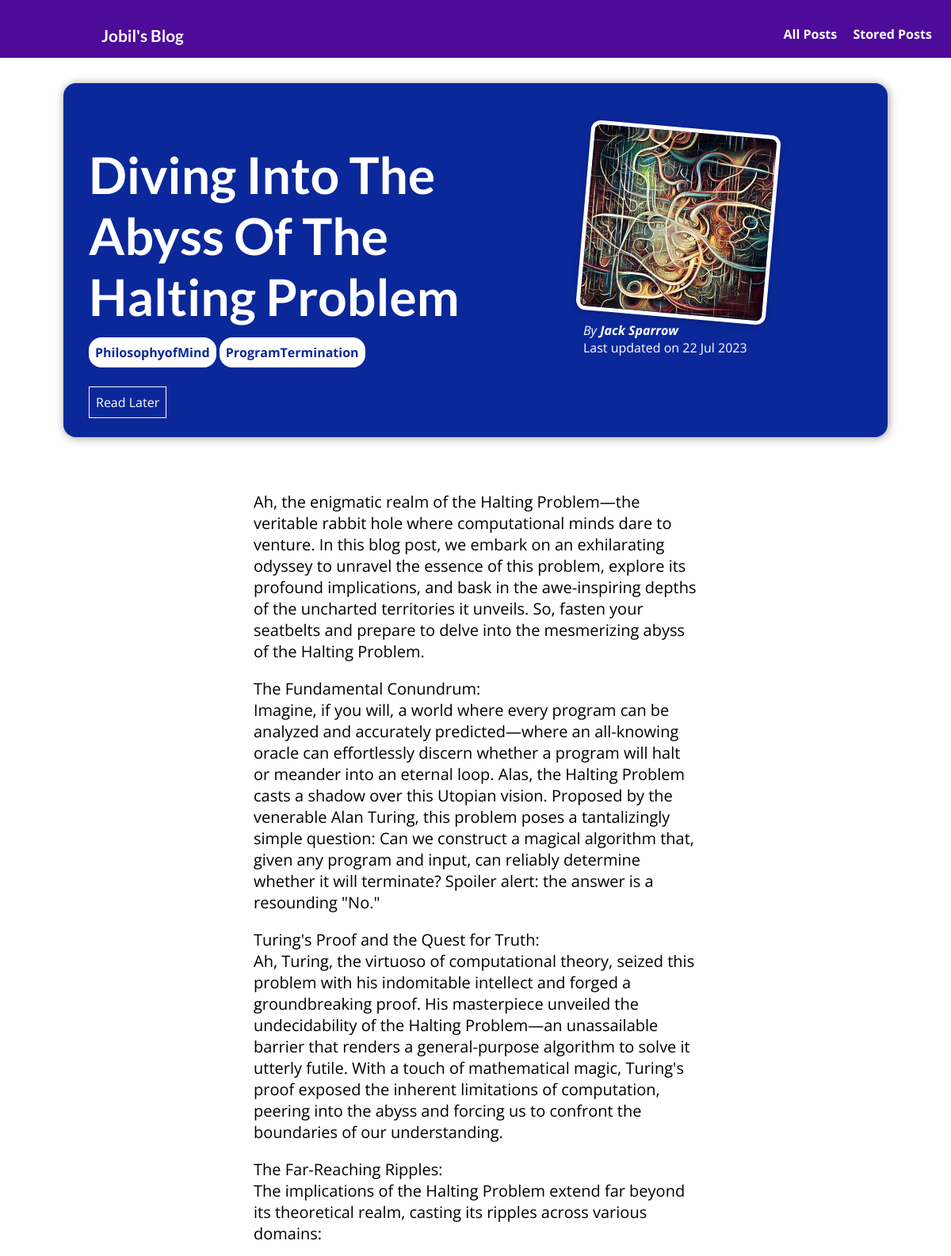
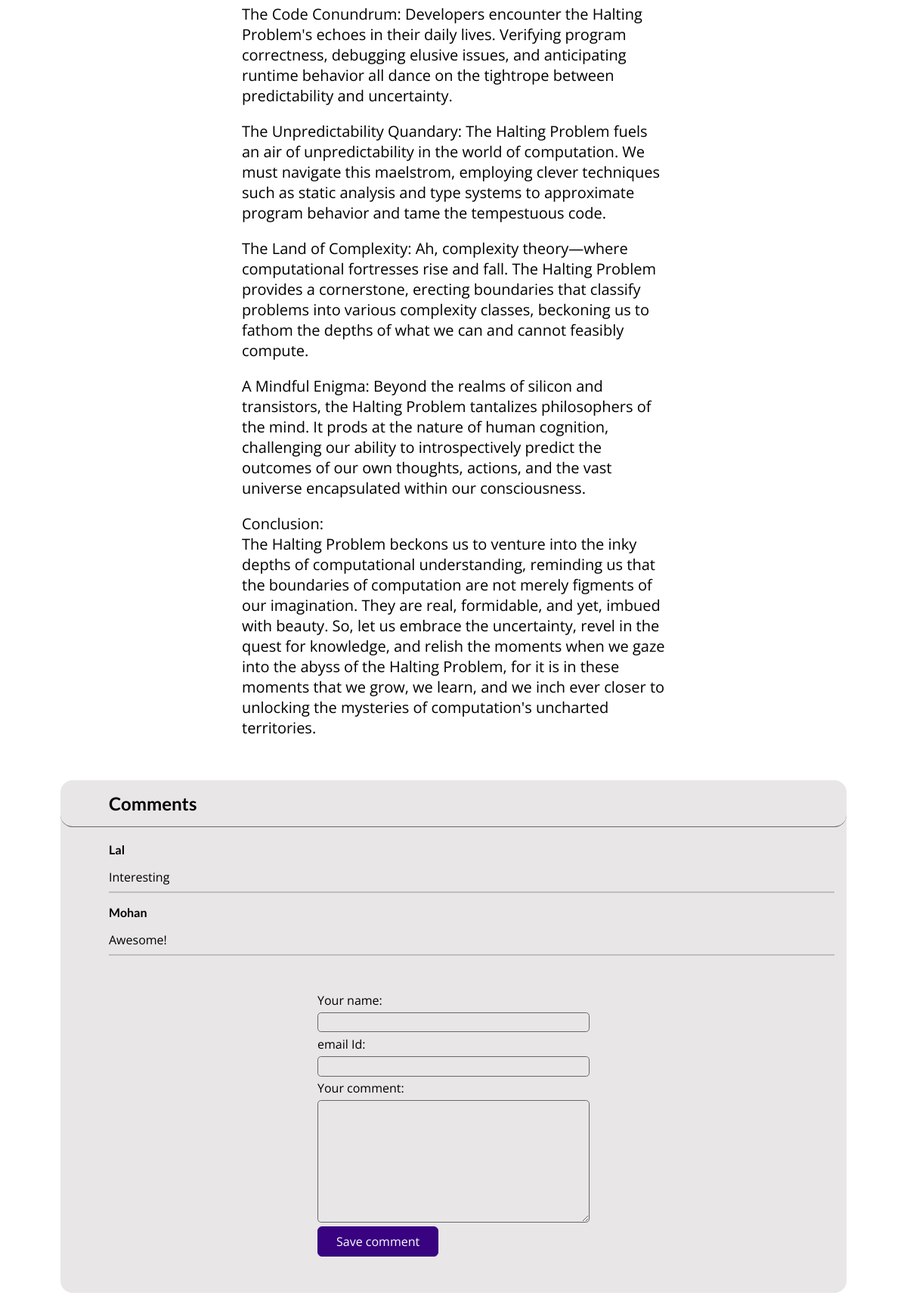
Screenshot of /posts/diving-into-the-abyss-of-the-halting-problem with the database file from the repository (2 pictures, top to bottom).
### blog/models.py (models this page shows, shortened)
class Post(models.Model):
    title = models.CharField(max_length=50)
    date = models.DateField(auto_now=True)
    image = models.ImageField(upload_to="post_images/")
    author = models.ForeignKey(Author, on_delete=models.CASCADE, null=True, related_name="posts")
    excerpt = models.CharField(max_length=400)
    content = models.TextField()
    slug = models.SlugField(default="", null=False, db_index=True)
    tags = models.ManyToManyField(Tag)

class Tag(models.Model):
    name = models.CharField(max_length=30)

class Author(models.Model):
    first_name = models.CharField(max_length=100)
    last_name = models.CharField(max_length=100)
    def full_name(self):
        return f"{self.first_name} {self.last_name}"
    def __str__(self):
        return self.full_name()

class Comment(models.Model):
    user_name = models.CharField(max_length=100)
    email = models.EmailField(max_length=100)
    comment = models.TextField(max_length=300)
    post = models.ForeignKey(Post, on_delete=models.CASCADE, related_name="comments")

### blog/views.py (the view, shortened to what this page needs)
# urls.py: path("posts/<slug:slug>", views.postDetailView.as_view(), name="post-detail-page")
class postDetailView(View):
     def is_stored_post(self, request, post_id):
          stored_posts = request.session.get("stored_posts")
          if stored_posts is not None:
               is_saved_for_later = post_id in stored_posts
          else:
               is_saved_for_later = False
          return is_saved_for_later
     def get(self, request, slug):
          post = Post.objects.get(slug=slug)
          form = commentForm()
          return render(request, "blog/post_detail.html", {
               "post": post,
               "form": form,
               "comments": post.comments.all().order_by("-id"),
               "saved_for_later": self.is_stored_post(request, post.id)
          })

### blog/forms.py
class commentForm(forms.ModelForm):
    class Meta:
        model = Comment
        exclude = ["post"]
        labels = {
            "user_name": "Your name",
            "email": "email Id",
            "comment": "Your comment"
        }
        error_messages = {
            "user_name": {
                "required": "Your name field should be filled",
                "max_length": "Name is too long"
            },
            "email": {
                "required": "email Id field should be filled",
                "max_length": "email Id is too long"
            },
            "comment": {
                "required": "You haven't written any comment",
                "max_length": "Your comment is too long"
            }
        }

### blog/templates/blog/post_detail.html (shortened to what this page needs)
{% extends 'blog/base.html' %}
{% load static %}
{% block css_files %}
<link rel="stylesheet" href="{% static "blog/post_detail.css" %}"/>
{% endblock css_files %}
{% block contents %}
<section id="post-header">
    <div id="post-header-left">
        <h2>{{post.title | title}}</h2>
        <div id="tag-div">
            {% for tag in post.tags.all %}
              <span class="tag">{{ tag.name }}</span>
            {% endfor %}
        </div>
        <form action="{% url "read-later" %}" method="POST" id="read-later">
            <button>
                {% if saved_for_later %}
                Remove from "Read Later"
                {% else %}
                Read Later
                {% endif %}
            </button>
        </form>
    </div>
    <div id="post-header-right">
        <img src="{{ post.image.url }}" alt="{{ post.title }}">
        <address>By <a href="mailto:{{ post.author.email_address }}">{{ post.author }}</a></address>
     <div id="time">Last updated on <time>{{ post.date|date:"d M Y" }}</time></div>
    </div>
</section>
<main id="post-content">
    <p>{{post.content | linebreaks}}</p>
</main>
<section id="comment-section">
    <h1>Comments</h1>
    <ul id="comment-box">
    {% for comment in comments  %}
    <li>
        <h2>{{ comment.user_name}}</h2>
        <p>{{ comment.comment }}</p>
    </li>
    {% endfor %}
    </ul>
    <form action="{% url "post-detail-page" post.slug %}" method="POST" id="form-control">
        {% for field in form %}
            <div class="form-field">
                {{field.label_tag}}
                {{field}}
            </div>
        {% endfor %}
        <button>Save comment</button>
    </form>
</section>
{% endblock contents %}

### blog/static/blog/style.css (style rules this page uses)
* { box-sizing: border-box; }
html { font-family: 'Open Sans', 'Lato', sans-serif; }
body { margin: 0; }
h1, h2, h3 { font-family: 'Lato', sans-serif; font-weight: bold; }
#post-content { padding: 10rem; }
#form-control { padding: 10rem; }

### blog/static/blog/post_detail.css (style rules this page uses)
#post-header { display: flex; background-color: rgb(11, 40, 154); margin: 2rem 5rem; border-radius: 1rem; box-shadow: 1px 1px 12px rgba(0, 0, 0, 0.4); padding: 1.5rem 2rem; color: white; }
#post-header-right { margin-inline-start: auto; padding: 2rem 7rem; }
#post-header-right img { width: 15rem; height: 15rem; border: 5px solid white; border-radius: 12px; transform: rotateZ(5deg); box-shadow: 0 2px 8px rgba(0, 0, 0, 0.25); }
#post-header-right a { color: white; text-decoration: none; font-weight: bold; }
#post-header-left h2 { font-size: 4rem; }
#tag-div { margin-top: -2rem; }
.tag { padding: 0.5rem; color: rgb(11, 40, 154); background-color: white; border-radius: 1rem; font-weight: bold; }
#read-later { margin-top: 2rem; }
#read-later button { background-color: transparent; border: 1px solid white; padding: 0.5rem 0.5rem; font: inherit; color: white; cursor: pointer; }
#post-content { padding: 1rem 20rem; font-size: 1.25rem; }
#comment-section { background-color: rgb(232, 230, 230); border-radius: 1rem; margin: 0rem 5rem; }
#comment-section h1 { padding: 1rem 4rem; border-bottom: 1px solid rgb(104, 103, 103); border-radius: 1rem; }
#comment-box { list-style: none; padding: 0rem 1rem 0rem 4rem; }
#comment-box h2 { font-size: 1rem; }
#comment-box p { padding-bottom: 0.5rem; border-bottom: 2px solid rgb(191, 189, 189); }
#form-control { margin: auto; width: 50%; padding: 2rem 5rem 3rem 5rem; }
.form-field { display: grid; }
.form-field input, .form-field textarea { background-color: transparent; border: 1px solid rgb(104, 103, 103); border-radius: 0.3rem; padding: 0.3rem 0.5rem; margin: 0.3rem 0rem; }
#form-control button { font: inherit; background-color: #390281; color: white; border: 1px solid #390281; padding: 0.5rem 1.5rem; border-radius: 6px; cursor: pointer; }

### rows the page displays
Post: title "Diving Into The Abyss Of The Halting Problem", image (picture), author "Jack Sparrow", date "22 Jul 2023", content "Ah, the enigmatic realm of the Halting Problem—the veritable rabbit hole where computational minds dare to venture. In this blog post, we embark on an exhilarating odyssey to unravel the essence of this problem, explore its profound implications, and bask in the awe-inspiring depths of the uncharted territories it unveils. So, fasten your seatbelts and prepare to delve into the mesmerizing abyss of the Halting Problem. The Fundamental Conundrum: Imagine, if you will, a world where every program can be analyzed and accurately predicted—where an all-knowing oracle can effortlessly discern whether a program will halt or meander into an eternal loop. Alas, the Halting Problem casts a shadow…"
Tag: name "PhilosophyofMind"
Tag: name "ProgramTermination"
Comment: user_name "Lal", comment "Interesting"
Comment: user_name "Mohan", comment "Awesome!"

### other values shown
{{ field.label_tag }} "Your name:" "email Id:" "Your comment:"
